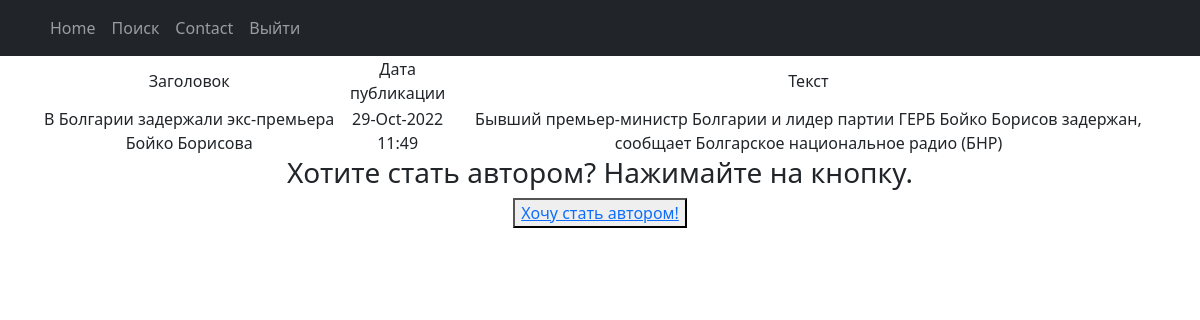
The page /news/16 on the database its author committed.
### portal/models.py (models this page shows, shortened)
class Post(models.Model):
    news = 'NW'
    article = 'AT'
    KIND = [(news, 'Новости'), (article, 'Статья')]
    author = models.ForeignKey(Author, on_delete=models.CASCADE)
    kind = models.CharField(max_length=2, choices=KIND, default=news)
    public_time = models.DateTimeField(auto_now_add=True)
    category = models.ManyToManyField(Category, through='PostCategory')
    article = models.CharField(max_length=255)
    text = models.TextField()
    rating = models.FloatField(default=0.0)

### portal/views.py (the view)
# urls.py: path('<int:pk>', NewDetail.as_view(), name='new_detail'),
class NewDetail(DetailView):
    model = Post
    template_name = 'new.html'
    context_object_name = 'new'
    def get_context_data(self, **kwargs):
        context = super().get_context_data(**kwargs)
        context['is_not_authors'] = not self.request.user.groups.filter(name='authors').exists()
        context['user_auth'] = self.request.user.is_authenticated
        id = self.kwargs.get('pk')
        post = Post.objects.get(pk=id)
        is_subscriber = True
        for category in post.category.all():
            if self.request.user not in category.user.all():
                is_subscriber = False
        context['is_subscriber'] = is_subscriber
        return context

### portal/templatetags/custom_filters.py (called while the page is built)
@register.filter(name='censor')
def censor(values):
    values_list = values.lower().split()
    values = values.split()
    bad_words = ['хуй', 'пизда', 'ебать', 'блять', 'пиздец', 'нахуй']
    for i in range(len(values_list) - 1):
        if values_list[i] in bad_words:
            values[i] = '*' * len(values[i])
    return ' '.join(values)

### templates/new.html (shortened to what this page needs)
{% extends 'default.html' %}
{% load custom_filters%}
{%block content%}
<table>
        <tr>
            <td>
                Заголовок
            </td>
            <td>
                Дата публикации
            </td>
            <td>
                Текст
            </td>
        </tr>
        <tr>
            <td>
                {{new.article|censor}}
            </td>
            <td>
                {{new.public_time|date:"d-M-Y G:i"}}
            </td>
            <td>
                {{new.text|censor}}
            </td>
        </tr>
</table>
{% if is_not_authors %}
<h3>Хотите стать автором? Нажимайте на кнопку.</h3>
<button> <a href="{% url 'upgrade' %}"> Хочу стать автором!</a> </button>
{% endif %}
{%endblock content%}

### rows shown on the page
Post: article|censor "В Болгарии задержали экс-премьера Бойко Борисова", public_time "29-Oct-2022 11:49", text|censor "Бывший премьер-министр Болгарии и лидер партии ГЕРБ Бойко Борисов задержан, сообщает Болгарское национальное радио (БНР)"
